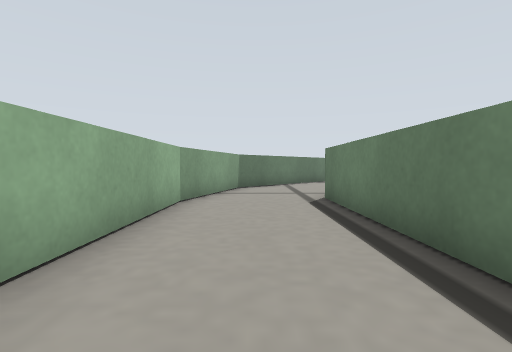
view 1 (above)

16 first-person views from a walk through a world built for the Gazebo simulator. The camera is 0.08 m above the floor, tilts 2° down and sees 85° across. The floor is counted in squares, 0.1 m on a side. Each view is taken from the middle of a square. On the plan, view 1 faces up. The plan holds only what a view shows up to about 10 squares ahead; the rest is blank. The place goes on beyond the plan.

view 2
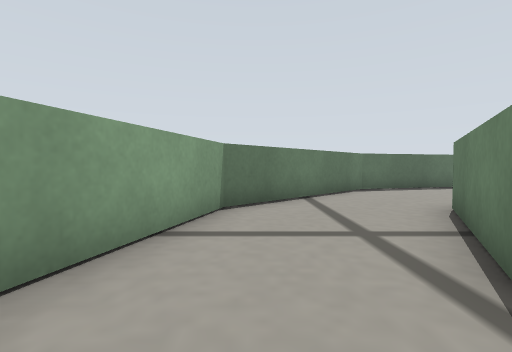

view 3
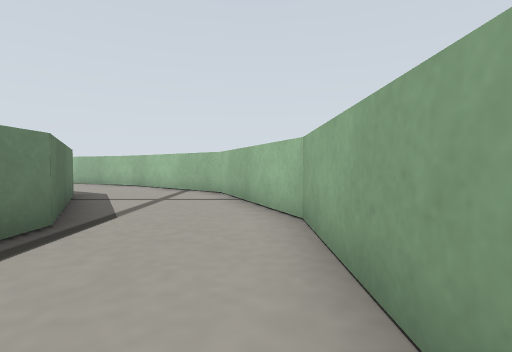

view 4
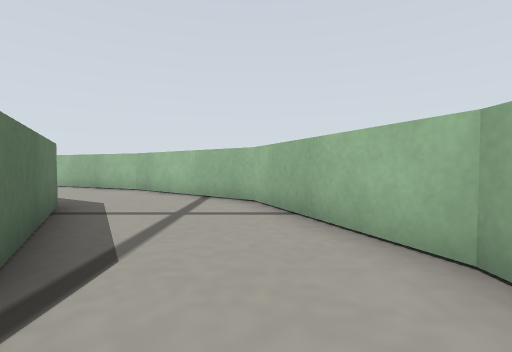

view 5
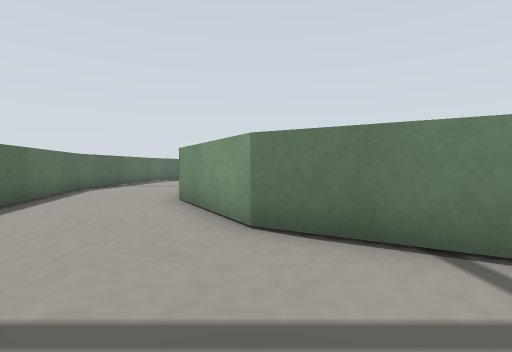

view 6
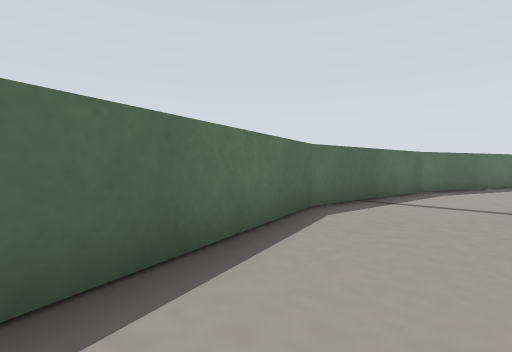

view 7
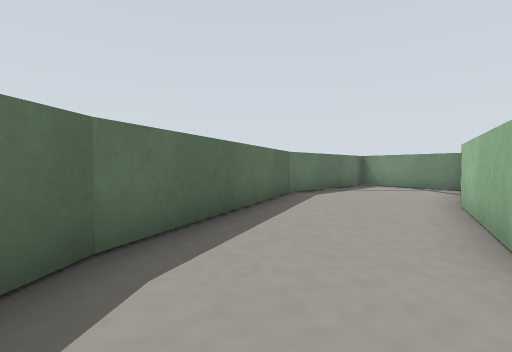

view 8
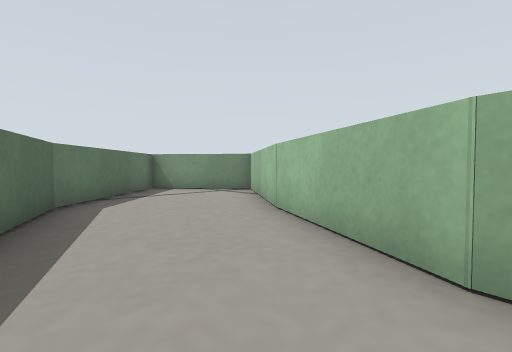

view 9
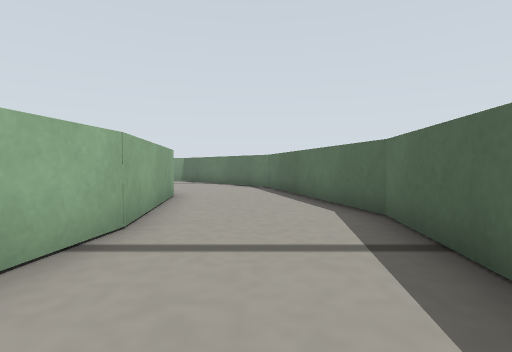

view 10
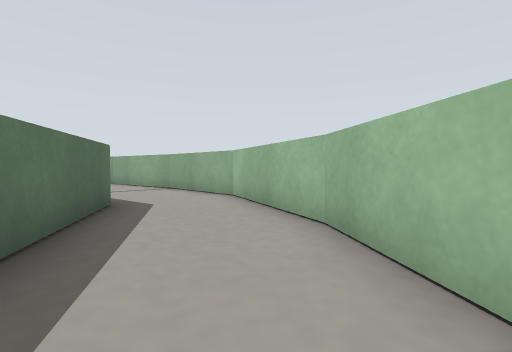

view 11
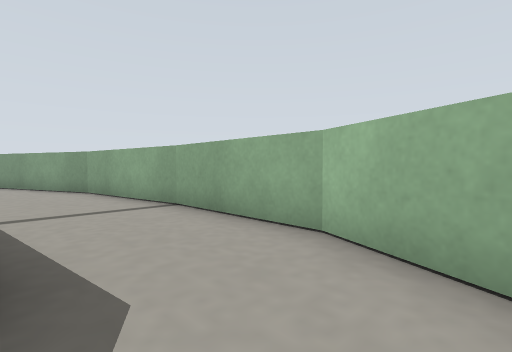

view 12
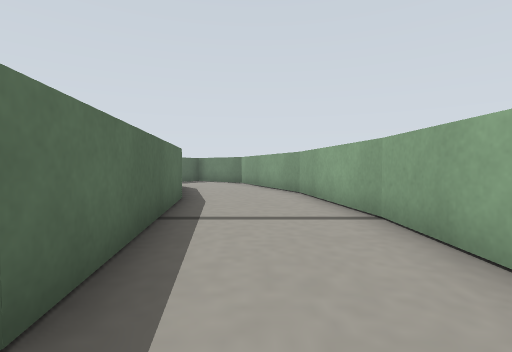

view 13
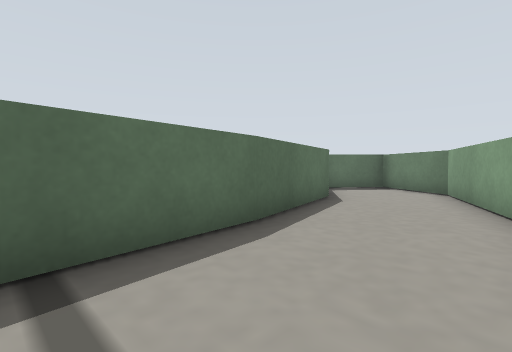

view 14
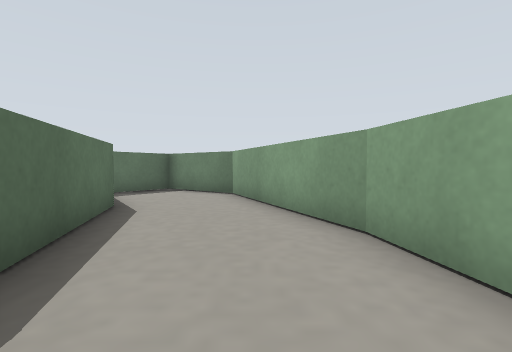

view 15
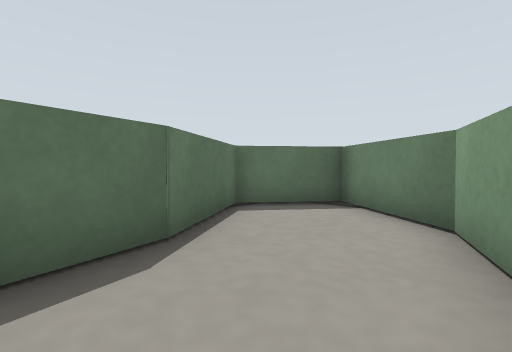

view 16
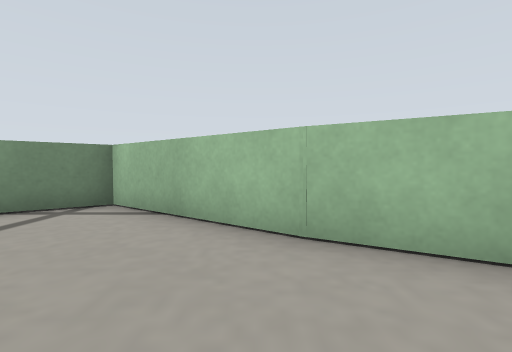

### Floor plan
Ten units are one square. View 1 is at (0, 0); x grows to the right and y downward. Boxes are objects, and circles mark ways between rooms. Rooms are numbered by the first view taken in them; rooms with no view inside come last. Other rooms are left out.
<svg viewBox="-22 -166 262 250">
<path fill="none" stroke="#000" d="M103 -123 121 -121M142 -119 175 -99M145 -154 96 -161 36 -145 -6 -102 -17 -62 -17 -9 0 33 27 54M174 -100 209 -74 235 -94M38 24 17 -13 17 -68 36 -101 66 -118 105 -123M235 -98 203 -130 143 -155M39 63 69 75M27 54 40 64M81 49 51 31M112 79 153 73M140 42 81 49M152 73 179 62M163 35 137 42M69 75 78 79 113 79M179 62 200 53 217 30 198 16 175 32 163 35"/>
<circle cx="30" cy="40" r="3" fill="#2a7"/>
<circle cx="70" cy="60" r="3" fill="#2a7"/>
<circle cx="170" cy="50" r="3" fill="#2a7"/>
<text x="50" y="-120">1</text>
<text x="50" y="50">2</text>
<text x="120" y="60">3</text>
<text x="190" y="40">4</text>
</svg>
Room 1 opens to room 2. Room 2 opens to room 3. Room 3 opens to room 4.

Where each view was taken, in squares from view 1:
view 1: 0 up, 0 right, facing up
view 2: 5 up, 0 right, facing up
view 3: 5 up, 1 left, facing down
view 4: 3 up, 0 right, facing down
view 5: 10 up, 0 right, facing right
view 6: 13 up, 5 right, facing up-right
view 7: 14 up, 12 right, facing right
view 8: 14 up, 14 right, facing down-right
view 9: 14 up, 14 right, facing left
view 10: 3 down, 2 right, facing down-right
view 11: 5 down, 6 right, facing down-right
view 12: 6 down, 7 right, facing right
view 13: 7 down, 11 right, facing up-right
view 14: 6 down, 12 right, facing right
view 15: 6 down, 16 right, facing up-right
view 16: 13 up, 18 right, facing down
